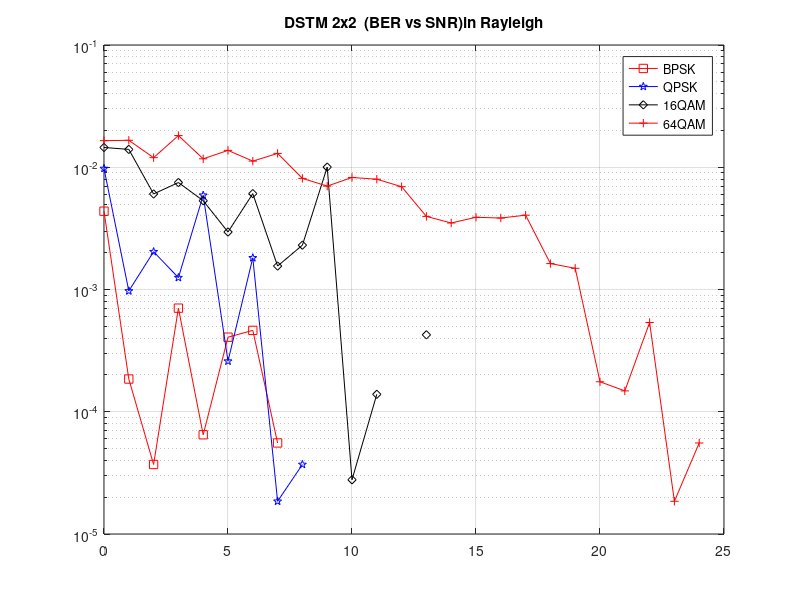

The MATLAB source for this figure:
ber_bpsk=[0.004370370370370   0.000185185185185   0.000037037037037   0.000703703703704 ...
          0.000064814814815   0.000407407407407   0.000462962962963   0.000055555555556 ...
          0 0 0 0 0 0 0 0 0 0 0 0 0 0 0 0 0];
ber_qpsk=[0.009759259259259   0.000972222222222   0.002037037037037   0.001250 ...
          0.005898148148148   0.000259259259259   0.001814814814815   0.000018518518519 ...
          0.000037037037037  0 0 0 0 0 0 0 0 0 0 0 0 0 0 0 0];
ber_16qam=[0.014518518518519   0.014000000000000   0.006046296296296   0.007500000000000 ...
           0.005324074074074   0.002953703703704   0.006083333333333   0.001555555555556 ...
           0.002305555555556   0.010027777777778   0.000027777777778   0.000138888888889 ...
           0   0.000425925925926     0 0 0 0 0 0 0 0 0 0 0];
ber_64qam=[0.016500000000000   0.016611111111111   0.011981481481481   0.018166666666667 ...
          0.011722222222222   0.013740740740741   0.011222222222222   0.012981481481481 ...
          0.008111111111111   0.007009259259259   0.008250000000000   0.00798148148148 ...
          0.006935185185185   0.003962962962963   0.003500000000000   0.003898148148148 ...
          0.003842592592593   0.004055555555556   0.001629629629630   0.001490740740741 ...
          0.000175925925926   0.000148148148148   0.000537037037037   0.000018518518519  0.000055555555556];
ber_AM=[0.000018518518519  0   0.004972222222222 0     0   0.000537037037037 ...
        0.000009259259259   0.000305555555556 0 0.000009259259259   0 0 ...
        0.000435185185185   0 0 0 0 0 0 0 0 0 0 0 0]
      
      SNR_dB=[0:24];
figure
semilogy(SNR_dB,ber_bpsk,'r-s');
hold on
semilogy(SNR_dB,ber_qpsk,'bp-');
hold on
semilogy(SNR_dB,ber_16qam,'kd-');
hold on
semilogy(SNR_dB,ber_64qam,'r+-');
hold on
%semilogy(SNR_dB,ber_AM,'mo-')
grid on
legend('BPSK', 'QPSK', '16QAM', '64QAM');
title('DSTM 2x2  (BER vs SNR)in Rayleigh');